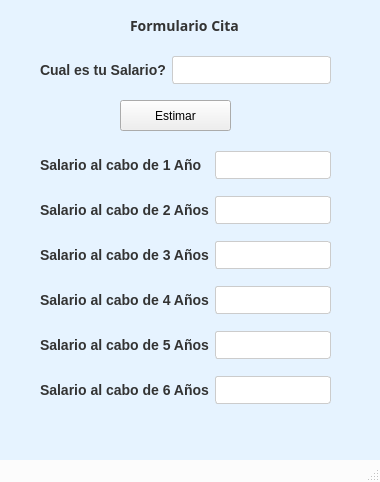
<?xml version="1.0" encoding="UTF-8"?>
<ui version="4.0">
 <class>MainWindow</class>
 <widget class="QMainWindow" name="MainWindow">
  <property name="geometry">
   <rect>
    <x>0</x>
    <y>0</y>
    <width>380</width>
    <height>482</height>
   </rect>
  </property>
  <property name="windowTitle">
   <string>MainWindow</string>
  </property>
  <property name="styleSheet">
   <string notr="true">#centralwidget {
    background-color: #E6F3FF;
}


QStatusBar {
    background-color: rgba(255, 255, 255, 0.8);
    color: #000;
}

QMenuBar {
    background-color: rgba(255, 255, 255, 0.8);
    color: #000;
}

QMenuBar::item {
    padding: 5px 10px;
}

QMenuBar::item:selected {
    background-color: rgba(255, 255, 255, 0.8);
}

QMenu {
    background-color: rgba(255, 255, 255, 0.8);
    color: #000;
}

QMenu::item {
    padding: 5px 20px;
}

QMenu::item:selected {
    background-color: rgba(255, 255, 255, 0.8);
}

QLineEdit {
    background-color: #FFFFFF;
    border: 1px solid #CCCCCC;
    border-radius: 3px;
    padding: 5px;
    font-family: Arial, sans-serif;
}

QLineEdit:hover {
    background-color: #F0F0F0;
}

QLineEdit:focus {
    background-color: #FFFFCC;
}

QLabel {
    font-family: &quot;Times New Roman&quot;, serif;
    color: #333333;
    font-size: 14px;
    font-weight: bold;
}


#btn_registrar {
    background-color: #007bff;
    color: #fff;
    font-family: &quot;Roboto&quot;, sans-serif;
    font-size: 14px;
    font-weight: bold;
    padding: 8px 16px;
    border: none;
    border-radius: 5px;
}

#btn_registrar:hover {
    background-color: #0056b3;
    cursor: pointer;
}


</string>
  </property>
  <widget class="QWidget" name="centralwidget">
   <widget class="QWidget" name="verticalLayoutWidget">
    <property name="geometry">
     <rect>
      <x>39</x>
      <y>10</y>
      <width>291</width>
      <height>31</height>
     </rect>
    </property>
    <layout class="QVBoxLayout" name="verticalLayout_2">
     <item>
      <widget class="QLabel" name="label">
       <property name="font">
        <font>
         <family>Times New Roman,serif</family>
         <pointsize>-1</pointsize>
         <weight>75</weight>
         <bold>true</bold>
        </font>
       </property>
       <property name="styleSheet">
        <string notr="true">#lbl_titulo {
    font-size: 20px;
}
</string>
       </property>
       <property name="text">
        <string>Formulario Cita</string>
       </property>
       <property name="alignment">
        <set>Qt::AlignCenter</set>
       </property>
      </widget>
     </item>
    </layout>
   </widget>
   <widget class="QWidget" name="gridLayoutWidget">
    <property name="geometry">
     <rect>
      <x>40</x>
      <y>140</y>
      <width>291</width>
      <height>281</height>
     </rect>
    </property>
    <layout class="QGridLayout" name="gridLayout">
     <item row="5" column="0">
      <widget class="QLabel" name="label_9">
       <property name="text">
        <string>Salario al cabo de 3 Años</string>
       </property>
      </widget>
     </item>
     <item row="2" column="0">
      <widget class="QLabel" name="label_8">
       <property name="text">
        <string>Salario al cabo de 2 Años</string>
       </property>
      </widget>
     </item>
     <item row="6" column="0">
      <widget class="QLabel" name="label_5">
       <property name="text">
        <string>Salario al cabo de 4 Años</string>
       </property>
      </widget>
     </item>
     <item row="7" column="0">
      <widget class="QLabel" name="label_4">
       <property name="text">
        <string>Salario al cabo de 5 Años</string>
       </property>
      </widget>
     </item>
     <item row="8" column="1">
      <widget class="QLineEdit" name="le_a6"/>
     </item>
     <item row="7" column="1">
      <widget class="QLineEdit" name="le_a5"/>
     </item>
     <item row="1" column="0">
      <widget class="QLabel" name="label_7">
       <property name="text">
        <string>Salario al cabo de 1 Año</string>
       </property>
      </widget>
     </item>
     <item row="6" column="1">
      <widget class="QLineEdit" name="le_a4"/>
     </item>
     <item row="8" column="0">
      <widget class="QLabel" name="label_6">
       <property name="text">
        <string>Salario al cabo de 6 Años</string>
       </property>
      </widget>
     </item>
     <item row="5" column="1">
      <widget class="QLineEdit" name="le_a3"/>
     </item>
     <item row="2" column="1">
      <widget class="QLineEdit" name="le_a2"/>
     </item>
     <item row="1" column="1">
      <widget class="QLineEdit" name="le_a1"/>
     </item>
    </layout>
   </widget>
   <widget class="QWidget" name="gridLayoutWidget_3">
    <property name="geometry">
     <rect>
      <x>40</x>
      <y>50</y>
      <width>291</width>
      <height>41</height>
     </rect>
    </property>
    <layout class="QGridLayout" name="gridLayout_3">
     <item row="0" column="1">
      <widget class="QLineEdit" name="le_salario">
       <property name="styleSheet">
        <string notr="true">QLineEdit {
    background-color: #FFFFFF;
    border: 1px solid #CCCCCC;
    border-radius: 3px;
    padding: 5px;
    font-family: Arial, sans-serif;
}

QLineEdit:hover {
    background-color: #F0F0F0;
}

QLineEdit:focus {
    background-color: #FFFFCC;
}
</string>
       </property>
      </widget>
     </item>
     <item row="0" column="0">
      <widget class="QLabel" name="label_3">
       <property name="text">
        <string>Cual es tu Salario?</string>
       </property>
      </widget>
     </item>
    </layout>
   </widget>
   <widget class="QPushButton" name="btn_estimar">
    <property name="geometry">
     <rect>
      <x>120</x>
      <y>100</y>
      <width>111</width>
      <height>31</height>
     </rect>
    </property>
    <property name="styleSheet">
     <string notr="true">#frame {
    background-color: #f0f0f0;
    border: 1px solid #ccc;
    border-radius: 5px;
    padding: 10px;
}

#frame QLabel {
    font-size: 14px;
    font-weight: bold;
    margin-bottom: 5px;
}

#frame QLineEdit {
    padding: 5px;
    border: 1px solid #ccc;
    border-radius: 3px;
}

#frame QPushButton {
    padding: 8px 16px;
    background-color: #007bff;
    color: #fff;
    border: none;
    border-radius: 5px;
    font-size: 14px;
}

#frame QPushButton:hover {
    background-color: #0056b3;
    cursor: pointer;
}
</string>
    </property>
    <property name="text">
     <string>Estimar</string>
    </property>
   </widget>
  </widget>
  <widget class="QMenuBar" name="menubar">
   <property name="geometry">
    <rect>
     <x>0</x>
     <y>0</y>
     <width>380</width>
     <height>31</height>
    </rect>
   </property>
  </widget>
  <widget class="QStatusBar" name="statusbar"/>
 </widget>
 <resources/>
 <connections/>
</ui>
